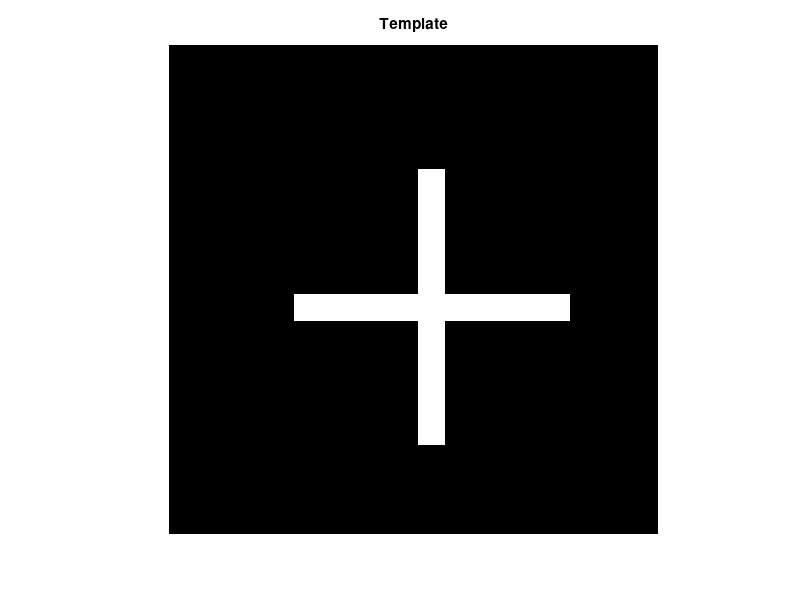
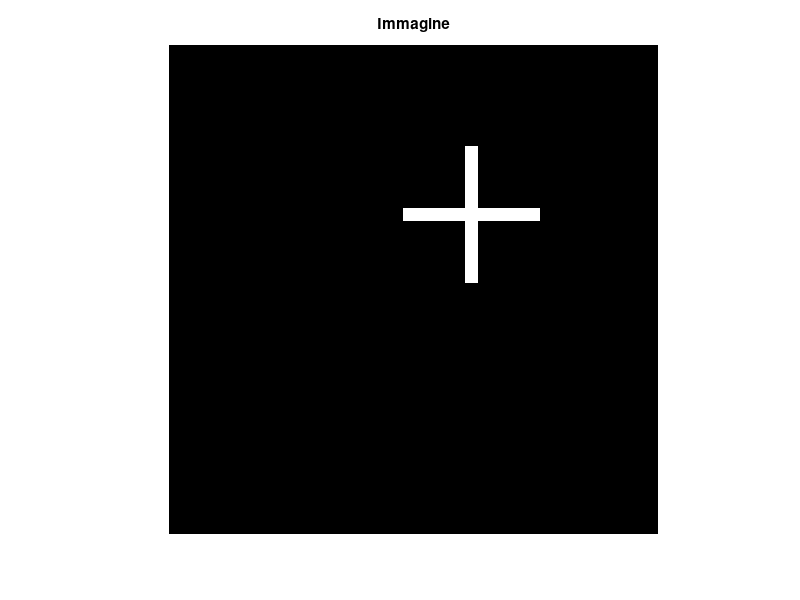
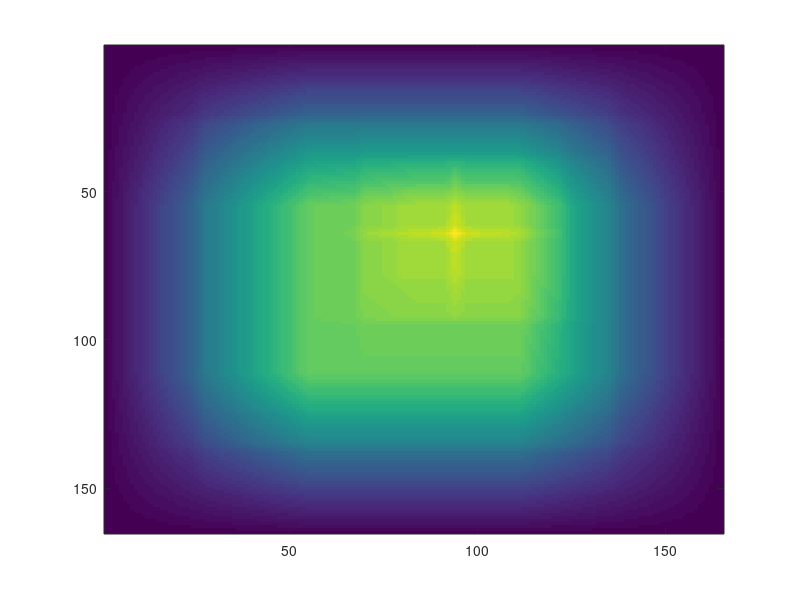

Write MATLAB code to recreate these figures, in order.
%% Esercizio 1
% Matching 2D
% Usare la cross correlazione 2D per trovare la posizione
% del template nell'immagine
% In particolare si richiede di calcolare di quanto
% (righe-colonne) il template e' stato traslato rispetto
% all'angolo in alto a sinistra dell'immagine
%
% Suggerimento: calcolare la cross correlazione (xcorr2)
% e il template (kernel), estrarre le coordinate del massimo e 
% recuperare la posizione del kernel 
% 
% Controllare anche l'help della funzione xcorr2

clear all
close all

% Template: una croce
template = 0.2*ones(55);
template(29:31,15:45) = 0.6;
template(15:45,29:31) = 0.6;


% Immagine: si posiziona il template con un offset 
immagine = 0.2*ones(111);
offset = [10 40];
immagine(offset(1):offset(1)+size(template,1)-1, ...
         offset(2):offset(2)+size(template,2)-1) = template;

figure
imshow(template,[])
title('Template')

figure
imshow(immagine,[])
title('Immagine')


cc = xcorr2(immagine,template);
figure, imagesc(cc)


% si trovano le coordinate del massimo
maxcc = max(cc(:)); % massimo
[r,c] = find(cc == maxcc); % coordinate del massimo


% la posizione 1,1 del kernel si trova
% Riga: r-R2+1
% Colonna: c-C2+1

[R2,C2] = size(template);
corr_offset = [r-R2+1, c-C2+1];

fprintf('Offset originale: %d-%d\n',offset)
fprintf('Offset calcolato con la cross-correlazione: %d-%d\n',corr_offset)